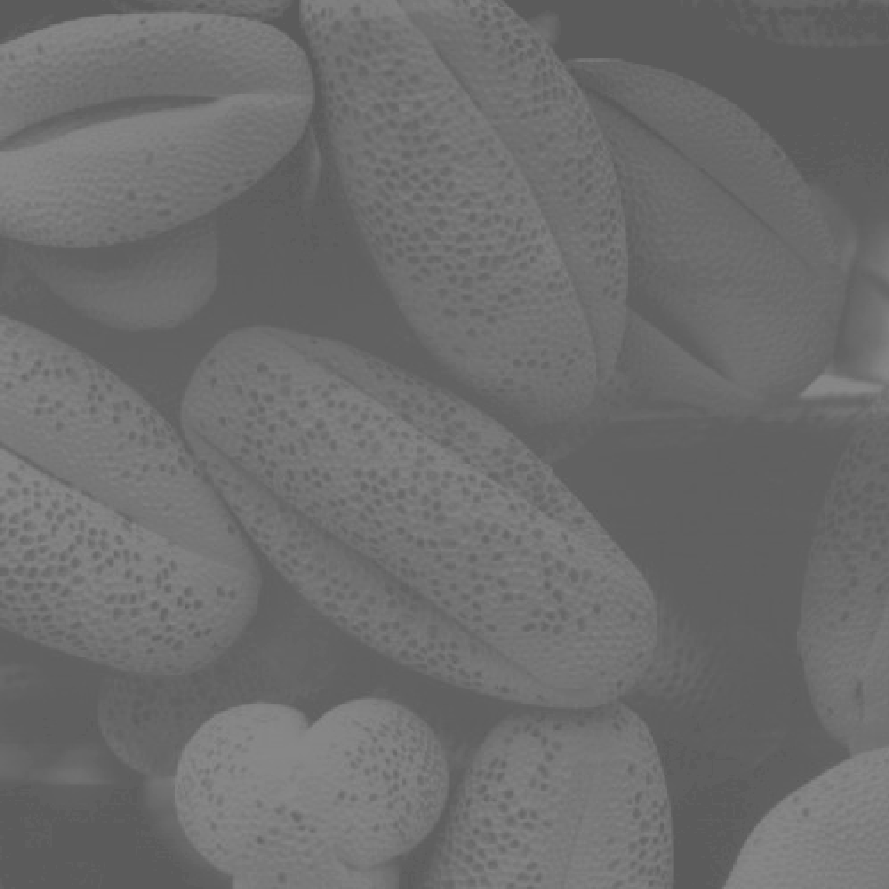
#> input picture cap3/img/310b.tif, 889 x 889 px, found by its file name
$ python 310.py
#> lines starting #> are read from the running program, lines starting #| are printed output that depends on the picture; after the words box and inside, x2 and y2 are one past the last pixel; in counts of white or black regions, pixels touching at a corner belong together
#!/usr/bin/env python
# coding: utf-8

# In[49]:


import numpy as np
import cv2
import matplotlib.pyplot as plt
from PIL import Image as im


# In[19]:


img = cv2.imread('img/310b.tif')
#> img is the input picture: shape (889, 889, 3); min 91, max 138, mean 109.1


# In[35]:


rmax = np.max(img)
#> rmax = 138
rmin = np.min(img)
#> rmin = 91


# In[36]:


m = 255/(rmax - rmin)
#> m = 5.43


# In[39]:


stretching = np.array(m*img + 255 - m*rmax, dtype='uint8')
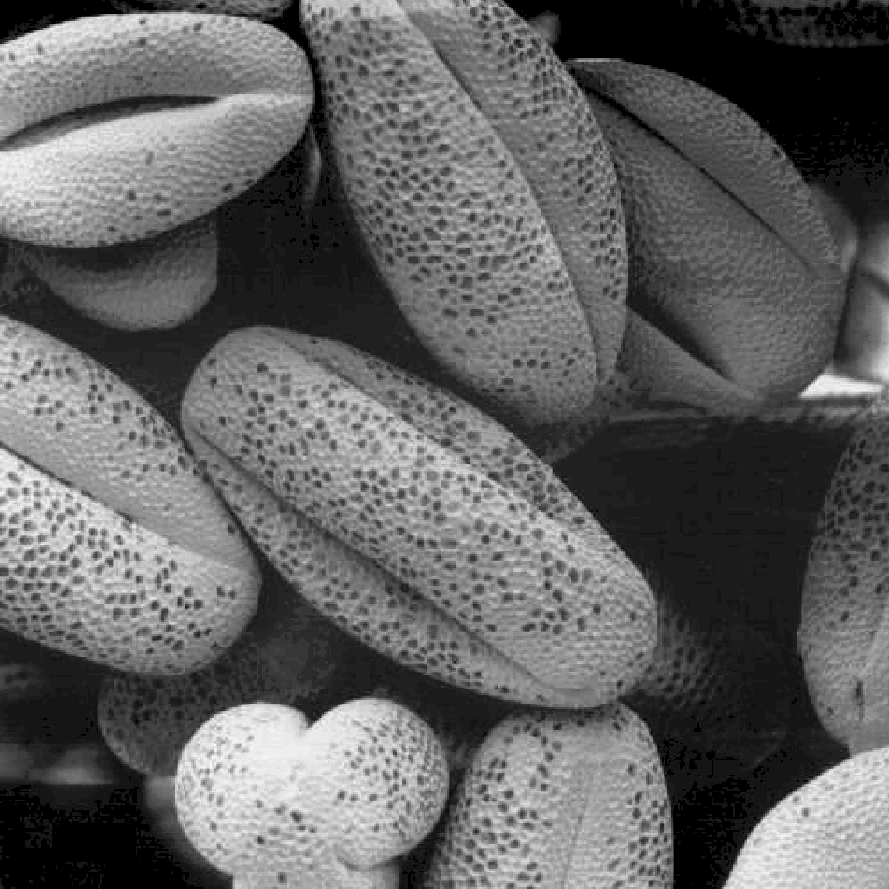
#> stretching: shape (889, 889, 3); min 0, max 255, mean 97.7


# In[144]:


ret,str2 = cv2.threshold(img,np.mean(img),255,cv2.THRESH_BINARY)
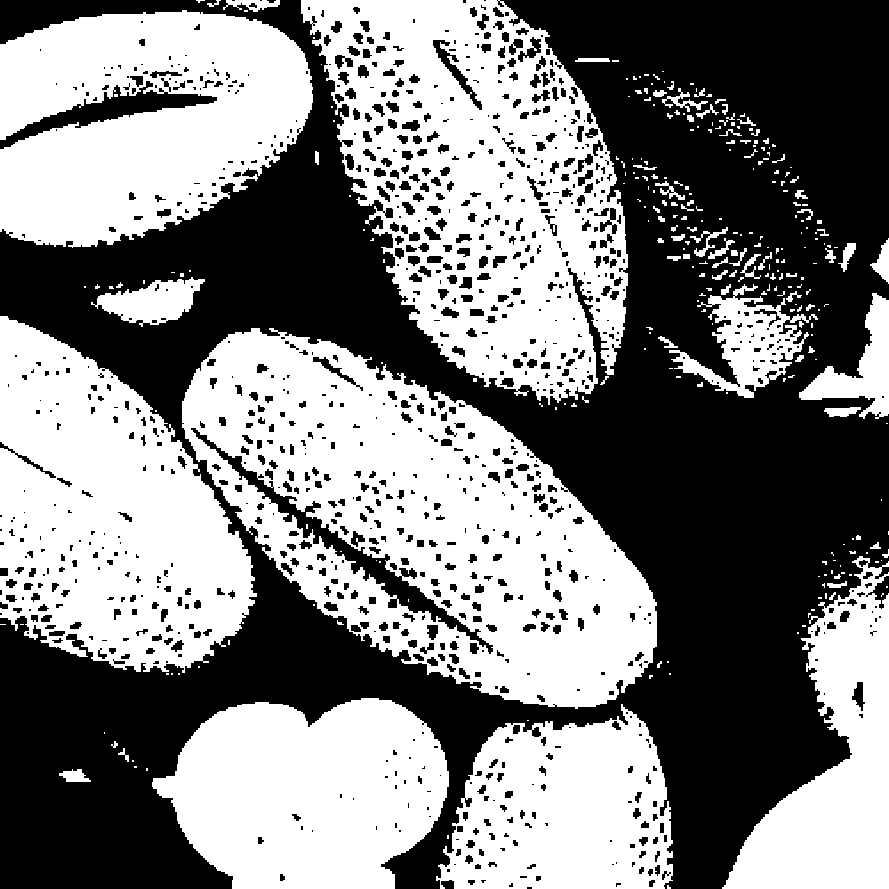
#> str2: shape (889, 889, 3); 50.5% white; 1035 black regions (463 under 20 px), largest, box (x1, y1, x2, y2) and area: (0, 0, 889, 889) 350866, (191, 428, 493, 654) 5032, (0, 81, 217, 149) 3471
#> ret = 109


# In[145]:


fig, axs = plt.subplots(1, 3)
fig.set_size_inches(12, 4)

plt.subplot(131), plt.imshow(img)
plt.subplot(132), plt.imshow(stretching)
plt.subplot(133), plt.imshow(str2)
plt.show()
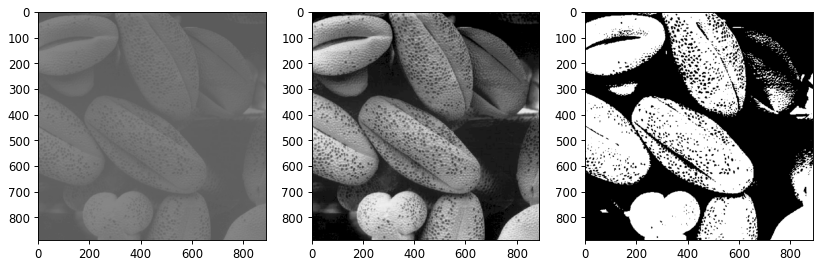
#> figure drawn by matplotlib, 3 panels

$ run again, with cap3/img/312a.tif copied over cap3/img/310b.tif
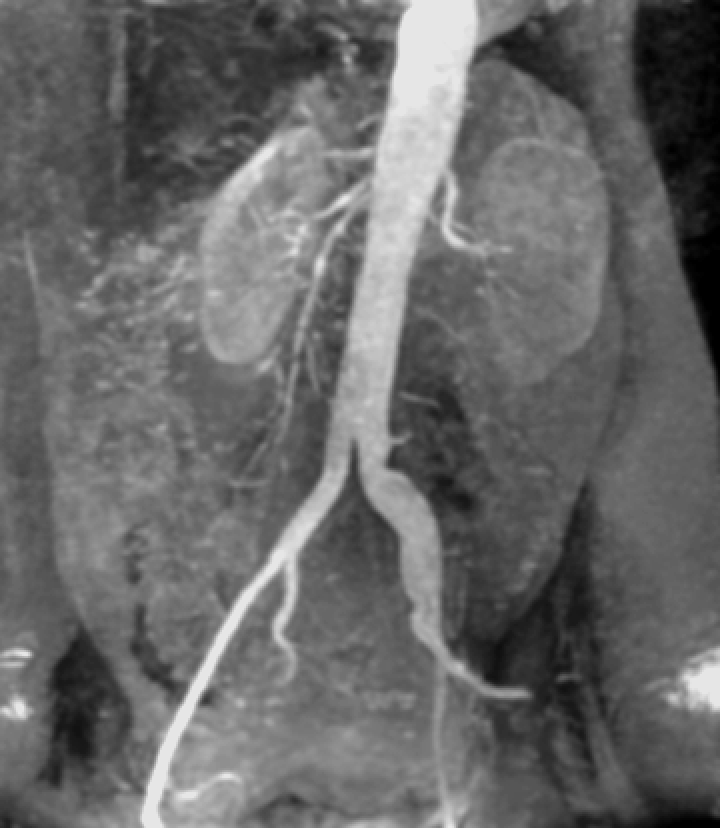
#> input picture cap3/img/312a.tif, 720 x 828 px, found by its file name
#> img is the input picture: shape (828, 720, 3); min 0, max 230, mean 103.5
#> rmax = 230
#> rmin = 0
#> m = 1.11
#> `ret,str2 = cv2.threshold(img,np.mean(img),255,cv2.THRESH_BINARY)`:
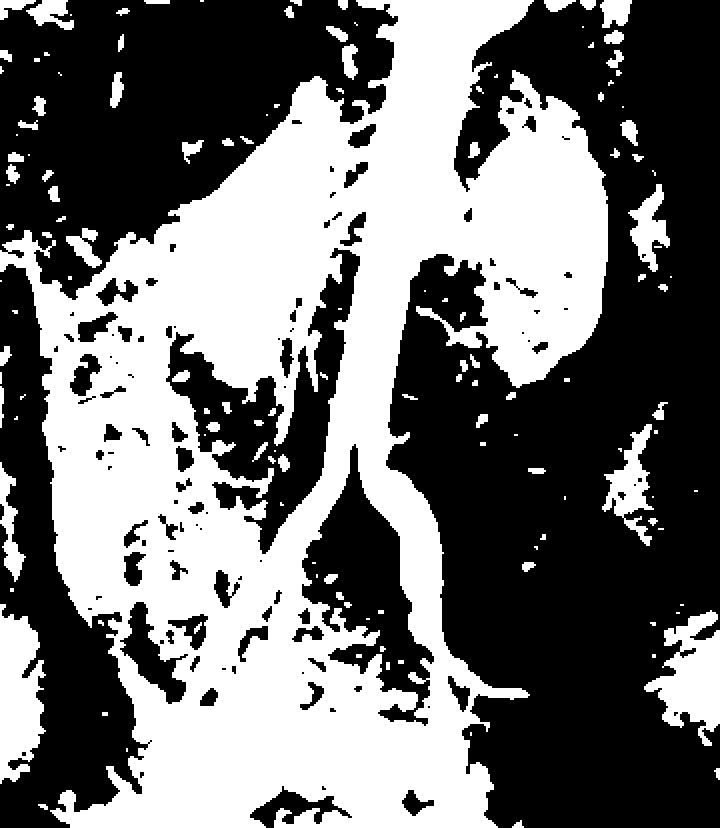
#> str2: shape (828, 720, 3); 44.5% white; 137 white regions (40 under 20 px), largest, box (x1, y1, x2, y2) and area: (0, 0, 608, 828) 238620, (0, 604, 46, 784) 5760, (644, 610, 720, 746) 5460
#> ret = 103
#> `plt.show()`:
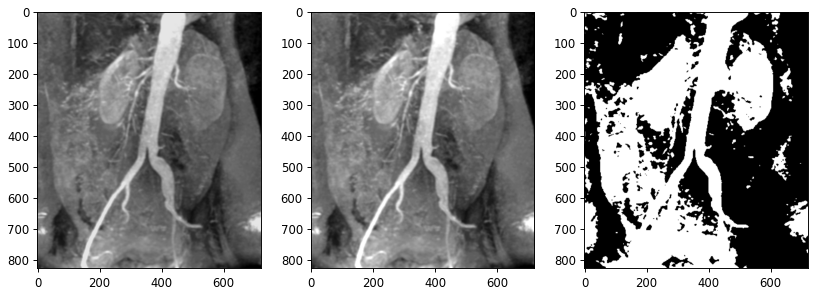
#> figure drawn by matplotlib, 3 panels
